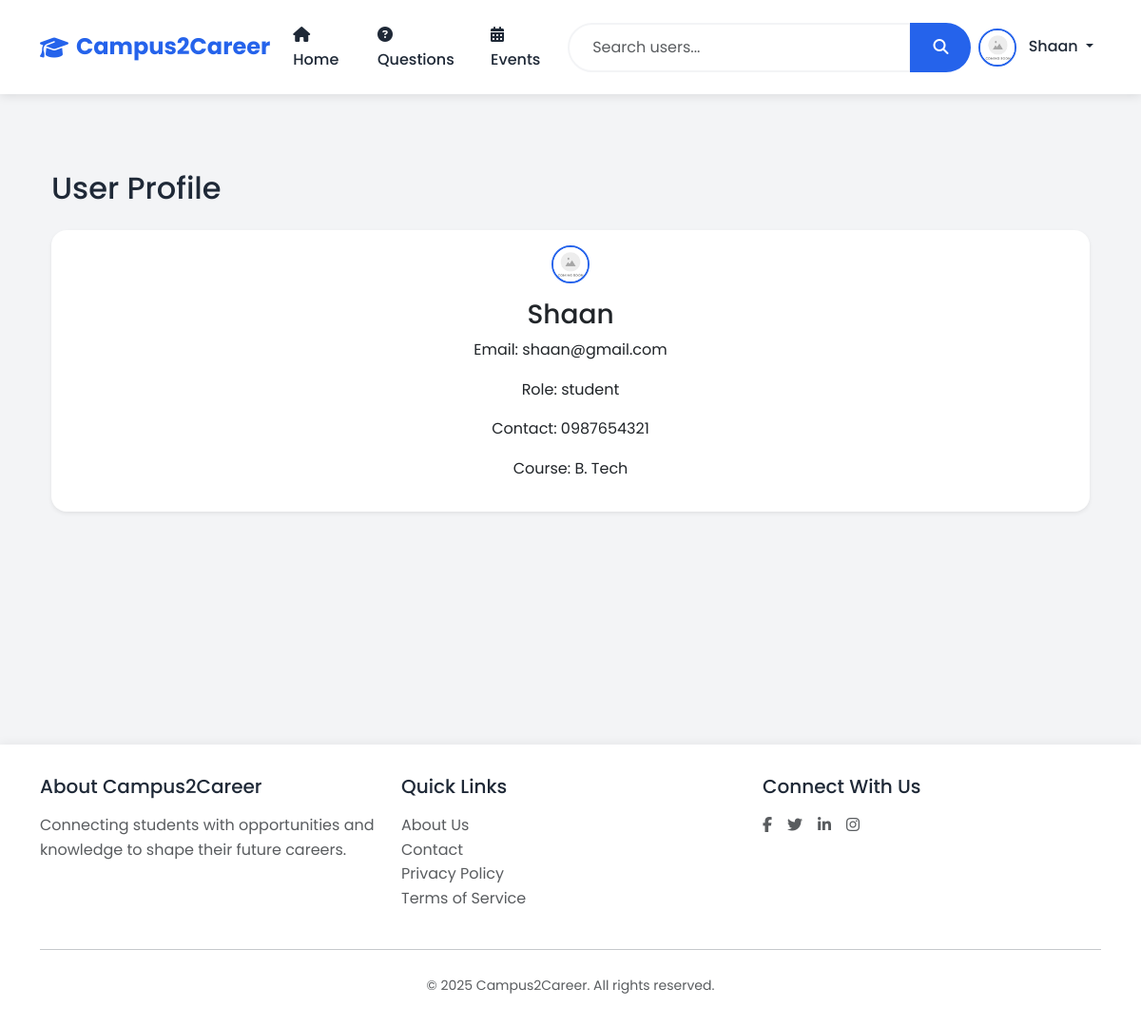
The page /profile (signed in) on the database as committed earlier.
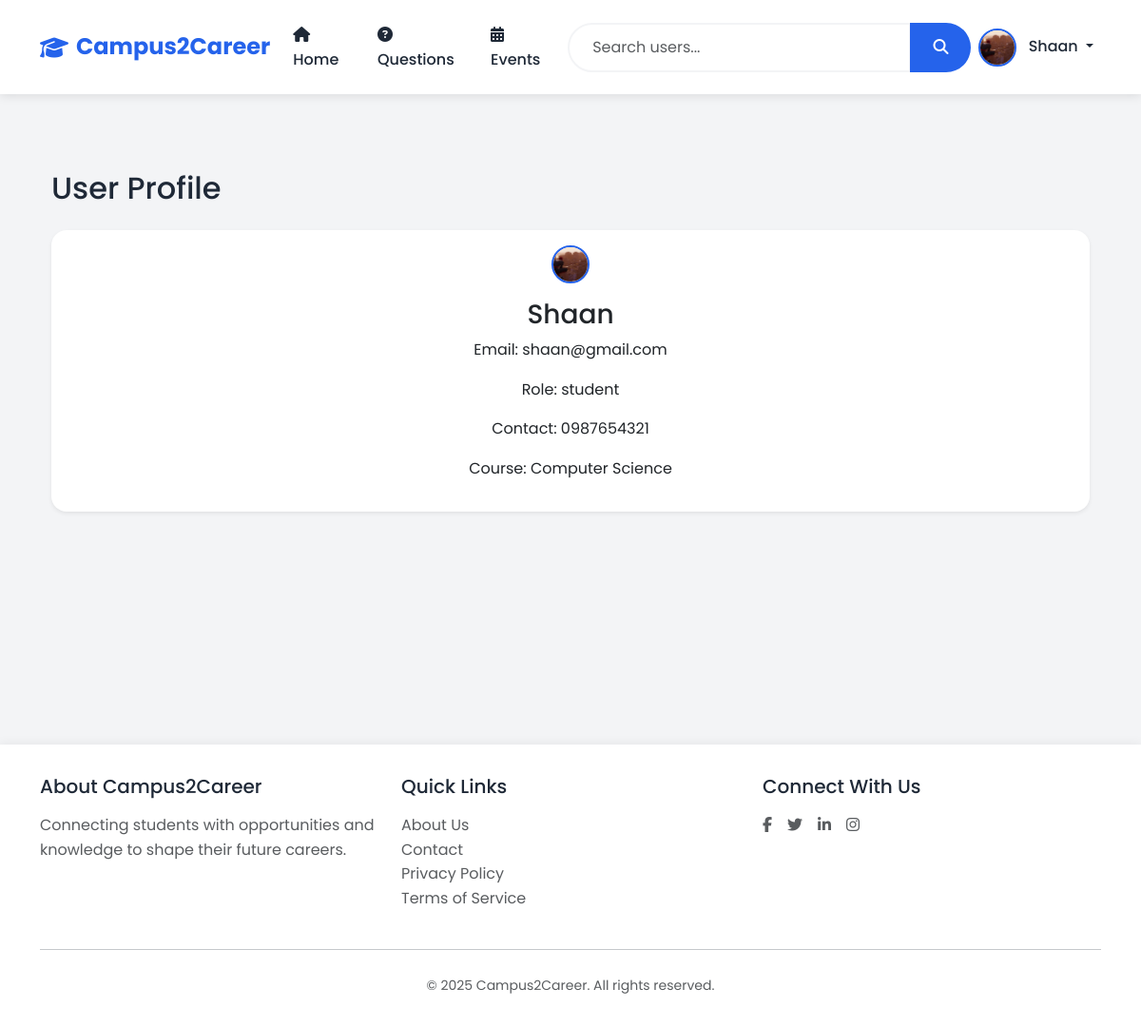
The same page on the database as committed later.
### models.py (models this page shows, shortened)
class User(UserMixin, db.Model):
    id = db.Column(db.Integer, primary_key=True)
    username = db.Column(db.String(80), unique=True, nullable=False)
    email = db.Column(db.String(120), unique=True, nullable=False)
    password_hash = db.Column(db.String(128))
    role = db.Column(db.String(20), nullable=False)  # student, alumni, teacher, admin
    contact = db.Column(db.String(15))
    dob = db.Column(db.Date)
    course = db.Column(db.String(50))  # For students
    profile_image = db.Column(db.String(120), default='noimg.jpg')
    created_at = db.Column(db.DateTime, default=datetime.utcnow)
    questions = db.relationship('Question', backref='author', lazy=True)
    answers = db.relationship('Answer', backref='author', lazy=True)
    events = db.relationship('Event', backref='creator', lazy=True)
    jobs = db.relationship('Job', backref='poster', lazy=True)

### app.py (the view)
@app.route('/profile')
@login_required
def profile():
    return render_template('profile.html', user=current_user)

### app.py (called while the page is built)
@login_manager.user_loader
def load_user(user_id):
    return User.query.get(int(user_id))

### templates/profile.html (shortened to what this page needs)
{% extends "base.html" %}
{% block content %}
<div class="container mt-5">
    <h2 class="mb-4">User Profile</h2>
    <div class="card shadow-sm">
        <div class="card-body text-center">
            <img src="{{ user.profile_image or 'images/default.png' }}" alt="Profile Image" class="profile-img" />
            <h3 class="mt-3">{{ user.username }}</h3>
            <p>Email: {{ user.email }}</p>
            <p>Role: {{ user.role }}</p>
            <p>Contact: {{ user.contact }}</p>
            <p>Course: {{ user.course }}</p>
        </div>
    </div>
</div>
{% endblock %}

### templates/base.html (shortened to what this page needs)
<!DOCTYPE html>
<html lang="en">
<head>
    <link href="https://cdn.jsdelivr.net/npm/bootstrap@5.3.2/dist/css/bootstrap.min.css" rel="stylesheet">
    <link rel="stylesheet" href="https://cdnjs.cloudflare.com/ajax/libs/font-awesome/6.5.1/css/all.min.css">
</head>
<body>
    <nav class="navbar navbar-expand-lg">
        <div class="container">
            <a class="navbar-brand" href="{{ url_for('index') }}">
                <i class="fas fa-graduation-cap"></i>
                <span>Campus2Career</span>
            </a>
            <div class="collapse navbar-collapse" id="navbarNav">
                <ul class="navbar-nav me-auto">
                    <li class="nav-item">
                        <a class="nav-link" href="{{ url_for('index') }}">
                            <i class="fas fa-home me-1"></i> Home
                        </a>
                    </li>
                    <li class="nav-item">
                        <a class="nav-link" href="{{ url_for('questions') }}">
                            <i class="fas fa-question-circle me-1"></i> Questions
                        </a>
                    </li>
                    <li class="nav-item">
                        <a class="nav-link" href="{{ url_for('events') }}">
                            <i class="fas fa-calendar-alt me-1"></i> Events
                        </a>
                    </li>
                </ul>
                <form class="d-flex mx-auto" id="searchForm" method="GET" action="{{ url_for('search_users') }}">
                    <div class="input-group">
                        <input type="search" class="form-control search-input" name="q" placeholder="Search users..." aria-label="Search">
                        <button class="btn search-btn" type="submit">
                            <i class="fas fa-search"></i>
                        </button>
                    </div>
                </form>
                <ul class="navbar-nav ms-auto">
                    {% if current_user.is_authenticated %}
                        <li class="nav-item dropdown">
                            <a class="nav-link dropdown-toggle" href="#" id="userDropdown" role="button" data-bs-toggle="dropdown">
                                <img src="{{ current_user.profile_image or '@@default.png' }}" alt="Profile" class="profile-img me-2" />
                                {{ current_user.username }}
                            </a>
                        </li>
                    {% endif %}
                </ul>
            </div>
        </div>
    </nav>
    <div class="main-content">
        <div class="container">
            {% block content %}{% endblock %}
        </div>
    </div>
    <footer class="footer">
        <div class="container">
            <div class="row">
                <div class="col-md-4">
                    <h5 class="mb-3">About Campus2Career</h5>
                    <p class="text-muted">Connecting students with opportunities and knowledge to shape their future careers.</p>
                </div>
                <div class="col-md-4">
                    <h5 class="mb-3">Quick Links</h5>
                    <ul class="list-unstyled">
                        <li><a href="{{ url_for('about') }}" class="text-decoration-none text-muted">About Us</a></li>
                        <li><a href="{{ url_for('contact') }}" class="text-decoration-none text-muted">Contact</a></li>
                        <li><a href="#" class="text-decoration-none text-muted">Privacy Policy</a></li>
                        <li><a href="#" class="text-decoration-none text-muted">Terms of Service</a></li>
                    </ul>
                </div>
                <div class="col-md-4">
                    <h5 class="mb-3">Connect With Us</h5>
                    <div class="d-flex gap-3">
                        <a href="#" class="text-decoration-none text-muted"><i class="fab fa-facebook-f"></i></a>
                        <a href="#" class="text-decoration-none text-muted"><i class="fab fa-twitter"></i></a>
                        <a href="#" class="text-decoration-none text-muted"><i class="fab fa-linkedin-in"></i></a>
                        <a href="#" class="text-decoration-none text-muted"><i class="fab fa-instagram"></i></a>
                    </div>
                </div>
            </div>
            <hr class="my-4">
            <div class="text-center text-muted">
                <small>&copy; 2025 Campus2Career. All rights reserved.</small>
            </div>
        </div>
    </footer>
</body>
</html>

### templates/base.html (style rules this page uses)
:root { --primary-color: #2563eb; --secondary-color: #1e40af; --accent-color: #3b82f6; --text-color: #1f2937; --light-bg: #f3f4f6; --white: #ffffff; }
body { font-family: 'Poppins', sans-serif; background: var(--light-bg); color: var(--text-color); min-height: 100vh; line-height: 1.6; }
.navbar { background: var(--white); box-shadow: 0 2px 10px rgba(0,0,0,0.1); padding: 1rem 0; position: sticky; top: 0; z-index: 1000; }
.navbar-brand { font-size: 1.5rem; font-weight: 700; color: var(--primary-color) !important; display: flex; align-items: center; gap: 0.5rem; }
.nav-link { color: var(--text-color) !important; font-weight: 500; padding: 0.5rem 1rem; border-radius: 0.5rem; transition: all 0.3s ease; }
.card { border: none; border-radius: 1rem; box-shadow: 0 4px 6px -1px rgba(0, 0, 0, 0.1), 0 2px 4px -1px rgba(0, 0, 0, 0.06); transition: all 0.3s ease; background: var(--white); overflow: hidden; }
.profile-img { width: 40px; height: 40px; border-radius: 50%; object-fit: cover; border: 2px solid var(--primary-color); transition: all 0.3s ease; }
.footer { background: var(--white); color: var(--text-color); padding: 2rem 0; margin-top: 4rem; box-shadow: 0 -2px 10px rgba(0,0,0,0.05); }
.main-content { padding: 2rem 0; min-height: calc(100vh - 180px); }
.search-input { border-radius: 2rem 0 0 2rem; border: 2px solid var(--light-bg); padding: 0.75rem 1.5rem; transition: all 0.3s ease; }
.search-btn { border-radius: 0 2rem 2rem 0; border: none; background: var(--primary-color); color: var(--white); padding: 0.75rem 1.5rem; transition: all 0.3s ease; }

Rows that differ between the two databases and show on the page:
changed User "Shaan": profile_image: picture added in place of a placeholder; course "B. Tech" → "Computer Science"
